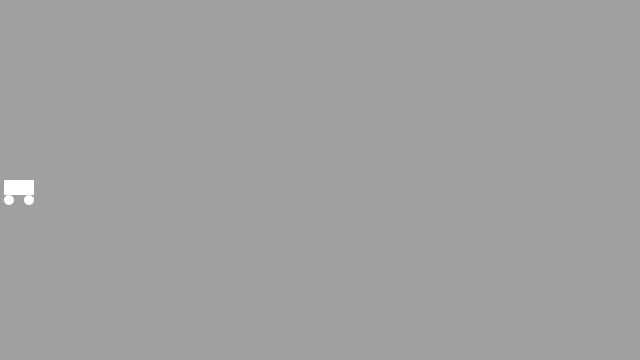
Frame 1 (no input)
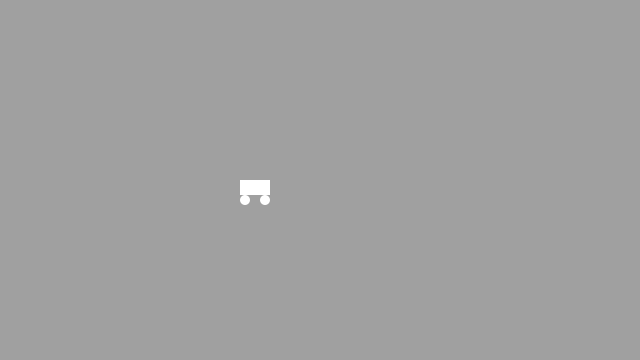
Frame 60 (the mouse pressed at the canvas centre just before this capture)
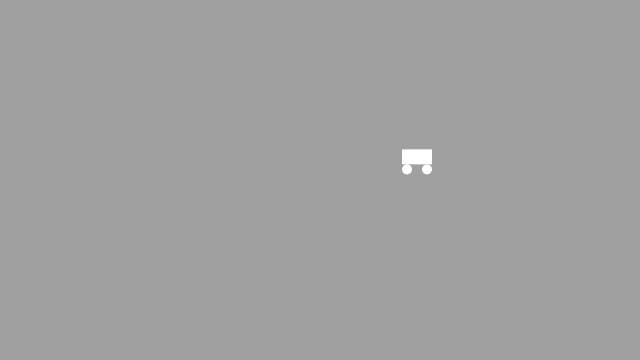
Frame 120 (the mouse held since frame 60 and released just before this capture)

The Processing sketch that drew these frames (run headless with seeded random() and noise(); from frame 60 on, the mouse is pressed at the canvas centre):

// Processing sketch: processing_150783
// ── processing_150783.pde

// Ejercicio: Simular el movimiento lineal de un coche en 2 tramos 
// con pendientes 0 y PI/4 y velocidades v,v/2 en cada tramo.

float x, y;
float v = 100;
float dt = 0.04;
float dx;

void setup() {
  size(640, 360);
  noStroke();
}

void draw() {
  background(160);
  
  if (x > width/2) {
    // Tramo con pendiente
    dx = v/2 * dt;
    x += dx;
    y -= PI/4;
  }
  else {
    //Tramo sin pendiente
    dx = v * dt;
    x += dx;
    y = 0;
  }
 
  translate(x, y);
  fill(255);
  rect(0, height/2, 30, 15);
  ellipse(5, (height/2)+20, 10, 10);
  ellipse(25, (height/2)+20, 10, 10);
 
}
